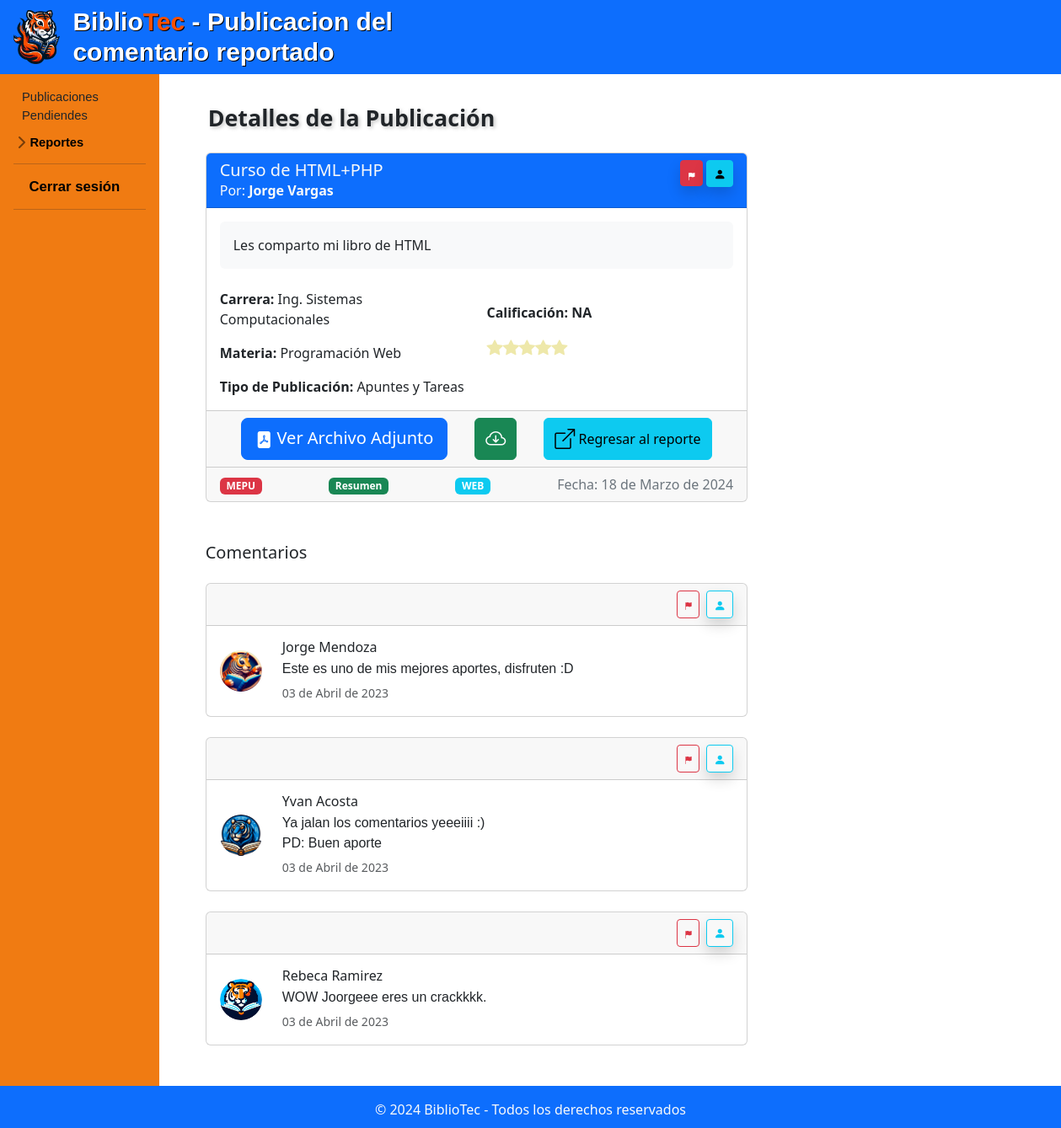
Screenshot of /administracion/administrador/publicacion_detalle_admin.php?id=4 (signed in) with the database file from the repository.
### tables this page shows
CREATE TABLE IF NOT EXISTS `publicacion` (
  `idPub` int NOT NULL AUTO_INCREMENT,
  `id_Usuario` int NOT NULL,
  `titulo_Pub` varchar(50) NOT NULL,
  `fecha_Pub` date NOT NULL,
  `descrip_Pub` text NOT NULL,
  `calif_Pub` decimal(10,0) NOT NULL,
  `carrera_Pub` varchar(45) NOT NULL,
  `materia_Pub` varchar(60) NOT NULL,
  `tipo_pub` varchar(45) NOT NULL,
  `archivo_Pub` varchar(100) NOT NULL,
  `estado_Pub` tinyint(1) NOT NULL,
  PRIMARY KEY (`idPub`),
  KEY `fk_Publicacion_Usuario1_idx` (`id_Usuario`)
);

CREATE TABLE IF NOT EXISTS `usuario` (
  `idUsuario` int NOT NULL AUTO_INCREMENT,
  `nom_Us` varchar(50) NOT NULL,
  `apell_Us` varchar(50) NOT NULL,
  `carrera_Us` varchar(70) NOT NULL,
  `semestre_Us` varchar(50) NOT NULL,
  `correo_Us` varchar(100) NOT NULL,
  `contra_Us` varchar(60) NOT NULL,
  PRIMARY KEY (`idUsuario`),
  KEY `carrera_Us` (`carrera_Us`)
);

CREATE TABLE IF NOT EXISTS `tag_publicacion` (
  `idPub` int NOT NULL,
  `nombreTag` varchar(100) NOT NULL,
  PRIMARY KEY (`idPub`,`nombreTag`)
);

CREATE TABLE IF NOT EXISTS `comentario` (
  `idComent` int NOT NULL AUTO_INCREMENT,
  `idPub` int NOT NULL,
  `idUsuario` int NOT NULL,
  `text_Coment` text NOT NULL,
  `fecha_Coment` date NOT NULL,
  PRIMARY KEY (`idComent`),
  KEY `fk_Comentario_Publicacion_idx` (`idPub`),
  KEY `fk_Comentario_Usuario1_idx` (`idUsuario`)
);

### administracion/administrador/publicacion_detalle_admin.php (the view, shortened to what the rows shown need)
<?php
include('../../php/functions.php');
$link = include('../../php/conexion.php');
if (isset($_GET['id'])) {
    $idPub = $_GET['id'];
    $query = "SELECT p.*, u.nom_Us, u.apell_Us FROM publicacion p
              JOIN usuario u ON p.id_Usuario = u.idUsuario
              WHERE p.idPub = $idPub";
    $result = mysqli_query($link, $query);
    if (mysqli_num_rows($result) == 1) {
        $publicacion = mysqli_fetch_assoc($result);
        $query_comentarios = "SELECT c.*, u.nom_Us, u.apell_Us FROM comentario c
                              JOIN usuario u ON c.idUsuario = u.idUsuario
                              WHERE c.idPub = $idPub";
        $result_comentarios = mysqli_query($link, $query_comentarios);
        $consultaEtiquetas = "SELECT nombreTag FROM tag_publicacion WHERE idPub = $idPub LIMIT 5";
        $resultEtiquetas = mysqli_query($link, $consultaEtiquetas);
    } else {
        header("Location: ../home.php");
        exit();
    }
} else {
    header("Location: ../../home.php");
    exit();
}
?>
<!DOCTYPE html>
<html lang="es">
<head>
    <link rel="stylesheet" href="../../css/normalizar.css">
    <link rel="stylesheet" href="../../css/estilos.css">
    <link rel="stylesheet" href="../../css/hover-min.css">
    <link rel="stylesheet" href="../../css/animate.css">
    <link rel="stylesheet" href="../../css/sidebars.css">
    <link rel="stylesheet" href="style.css">
    <link rel="stylesheet" href="https://cdnjs.cloudflare.com/ajax/libs/animate.css/4.1.1/animate.min.css" />
    <link href="https://cdn.jsdelivr.net/npm/bootstrap@5.3.3/dist/css/bootstrap.min.css" rel="stylesheet">
    <link rel="stylesheet" href="https://cdn.jsdelivr.net/npm/bootstrap-icons@1.11.3/font/bootstrap-icons.min.css">
    <link rel="stylesheet" href="https://cdn.jsdelivr.net/npm/@docsearch/css@3">
</head>
<body>
    <div class="container-fluid">
        <div class="row">
            <main role="main" class="col-md-9 ml-sm-auto col-lg-10 px-4" style="font-weight:normal; margin-left: 1.5%">
                <h3 style=" margin-left: 1.5% ; margin-top: 35px;">
                    <div class="container mt-4 mb-5">
                        <div class="row">
                            <div class="col-md-8">
                                <div class="card card-details">
                                    <div class="card-header bg-primary text-light d-flex justify-content-between">
                                        <div>
                                            <h5 class="card-title mb-0"><?php echo $publicacion['titulo_Pub']; ?></h5>
                                            <p class="card-text mb-0">Por: <a class="link-light link-underline link-underline-opacity-0" href="../administracion/Perfil/UsuarioDetalle.php?id=<?php echo $publicacion['id_Usuario']; ?>"><b><?php echo $publicacion['nom_Us'] . " " . $publicacion['apell_Us']; ?></b></a></p>
                                        </div>
                                    </div>
                                    <div class="card-body">
                                        <div class="row mb-4">
                                            <div class="col">
                                                <div class="bg-light p-3 rounded">
                                                    <p class="card-text"><?php echo $publicacion['descrip_Pub']; ?></p>
                                                </div>
                                            </div>
                                        </div>
                                        <div class="row">
                                            <div class="col-md-6">
                                                <p class="card-text"><b>Carrera:</b> <?php echo $publicacion['carrera_Pub']; ?></p>
                                                <p class="card-text"><b>Materia:</b> <?php echo $publicacion['materia_Pub']; ?></p>
                                                <p class="card-text"><b>Tipo de Publicación:</b> <?php echo $publicacion['tipo_pub']; ?></p>
                                            </div>
                                        </div>
                                    </div>
                                    <div class="card-footer d-flex justify-content-between align-items-end">
                                        <?php
                                        $colores = array("bg-danger", "bg-success", "bg-info", "bg-warning", "bg-primary");
                                        $colorIndex = 0;
                                        while ($etiqueta = mysqli_fetch_assoc($resultEtiquetas)) {
                                            echo '<span class="badge ' . $colores[$colorIndex] . ' mr-1">' . $etiqueta['nombreTag'] . '</span>';
                                            $colorIndex = ($colorIndex + 1) % count($colores);
                                        }
                                        ?>
                                    <p class="card-text comment-date mb-0 align-self-end">Fecha: <?php echo functions::convertirFecha($publicacion['fecha_Pub']); ?></p>
                                </div>
                            </div>
                            <div class="mt-5">
                                <?php
                                $imagenes_aleatorias = array();
                                $ruta_base = "../../images/tigers/";
                                for ($i = 1; $i <= 15; $i++) {
                                    $ruta_imagen = $ruta_base . "a" . $i . ".png";
                                    $imagenes_aleatorias[] = $ruta_imagen;
                                }
                                $contador = 0;
                                ?>
                                <?php while ($comentario = mysqli_fetch_assoc($result_comentarios)) : ?>
                                    <div class="card mt-4">
                                        <div class="card-header">
                                            <div class="d-grid gap-2 d-md-flex justify-content-md-end">
                                                <a class="btn btn-sm btn-outline-danger " id="reportarCom" data-bs-toggle="modal" data-bs-target="#modal_report_c" data-comid="<?php echo $comentario['idComent'] ?>">
                                                    <i class="bi bi-flag-fill"></i>
                                                </a>
                                                <a class="btn btn-outline-info btn-sm shadow" href = "../../administracion/Perfil/UsuarioDetalle.php?id=<?php echo $comentario['idUsuario']; ?>" data-bs-toggle="tooltip" data-bs-placement="bottom" data-bs-title="Ver Perfil">
                                                    <i class="bi bi-person-fill"></i>
                                                </a>
                                            </div>
                                        </div>
                                        <div class="card-body">
                                            <div class="row align-items-center">
                                                <div class="col-auto">
                                                    <?php if ($contador % 2 == 0) : ?>
                                                        <img src="<?php echo $imagenes_aleatorias[array_rand($imagenes_aleatorias)]; ?>" alt="Imagen Aleatoria" class="rounded-circle" width="50">
                                                    <?php else : ?>
                                                        <img src="<?php echo $imagenes_aleatorias[array_rand($imagenes_aleatorias)]; ?>" alt="Imagen Aleatoria" class="rounded-circle" width="50">
                                                    <?php endif; ?>
                                                </div>
                                                <div class="col">
                                                    <h6 class="mb-1"><a class="link-dark link-underline link-underline-opacity-0" href="../../administracion/Perfil/UsuarioDetalle.php?id=<?php echo $comentario['idUsuario']; ?>"><?php echo $comentario['nom_Us'] . " " . $comentario['apell_Us']; ?></a></h6>
                                                    <pre class="mb-1"><?php echo $comentario['text_Coment']; ?></pre>
                                                    <small class="text-muted"><?php echo functions::convertirFecha($comentario['fecha_Coment']); ?></small>
                                                </div>
                                            </div>
                                        </div>
                                    </div>
                                    <?php
                                    $contador++;
                                    ?>
                                <?php endwhile; ?>
                            </div>
                        </div>
                    </div>
        </div>
        </main>
    </div>
    </div>
</body>
</html>

### rows the page displays
publicacion: titulo_Pub "Curso de HTML+PHP", id_Usuario.nom_Us "Jorge", id_Usuario.apell_Us "Vargas", descrip_Pub "Les comparto mi libro de HTML", carrera_Pub "Ing. Sistemas Computacionales", materia_Pub "Programación Web", tipo_pub "Apuntes y Tareas", fecha_Pub "18 de Marzo de 2024"
tag_publicacion: nombreTag "MEPU"
tag_publicacion: nombreTag "Resumen"
tag_publicacion: nombreTag "WEB"
comentario: shows a picture, idUsuario.nom_Us "Jorge", idUsuario.apell_Us "Mendoza", text_Coment "Este es uno de mis mejores aportes, disfruten :D", fecha_Coment "03 de Abril de 2023"
comentario: idUsuario.nom_Us "Yvan", idUsuario.apell_Us "Acosta", text_Coment "Ya jalan los comentarios yeeeiiii :) PD: Buen aporte", fecha_Coment "03 de Abril de 2023"
comentario: shows a picture, idUsuario.nom_Us "Rebeca", idUsuario.apell_Us "Ramirez", text_Coment "WOW Joorgeee eres un crackkkk.", fecha_Coment "03 de Abril de 2023"
